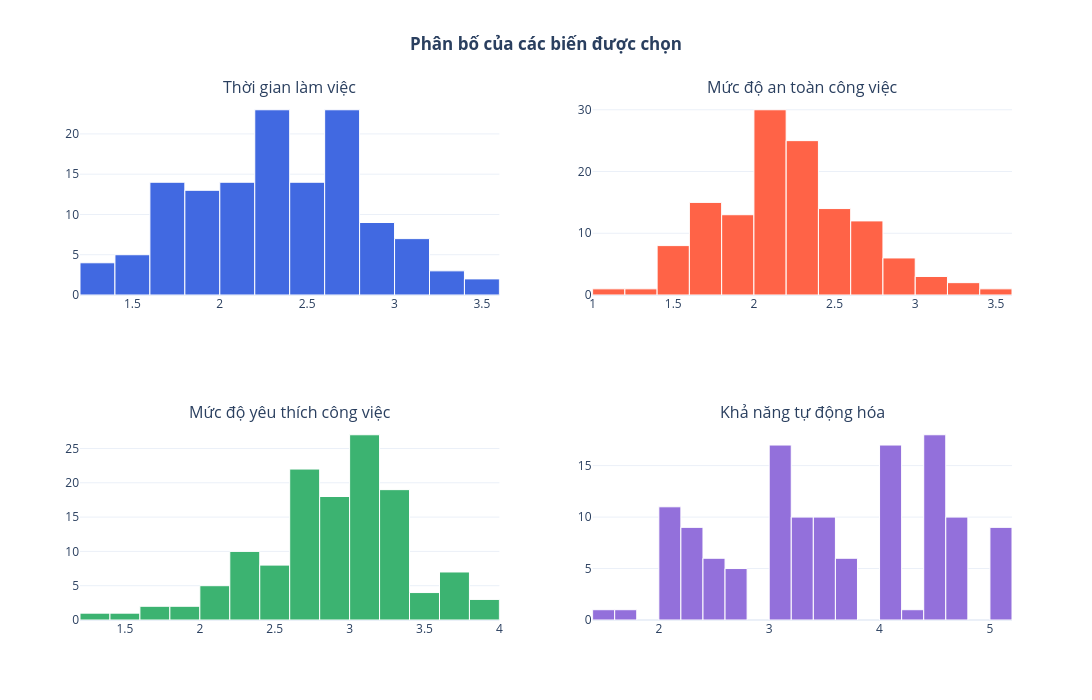

Write notebook code for a chart like this one.
### Code cell
from plotly.subplots import make_subplots
import plotly.graph_objects as go

vars_to_plot = [
    'Worker_Time',
    'Worker_Job Security Rating',
    'Worker_Enjoyment Rating',
    'Expert_Automation Capacity Rating'
]

titles = [
    'Thời gian làm việc',
    'Mức độ an toàn công việc',
    'Mức độ yêu thích công việc',
    'Khả năng tự động hóa'
]

fig = make_subplots(rows=2,cols=2,subplot_titles=titles)

positions = [(1,1), (1,2), (2,1), (2,2)]

colors = ['royalblue','tomato','mediumseagreen','mediumpurple']

for col, title, color, (r,c) in zip(vars_to_plot, titles, colors, positions):
    if col in it_master.columns:
        fig.add_trace(
            go.Histogram(
                x=it_master[col],
                nbinsx=20,
                marker=dict(
                    color=color,
                    line=dict(          # Viền giữa các cột
                        color='white', width=1)),
                showlegend=False
            ),row=r, col=c)

fig.update_layout(
    title=dict(text="<b>Phân bố của các biến được chọn</b>", x=0.5, xanchor='center'), template="plotly_white", height=700, width=1100)

fig.show()

### Figure 1 — Plotly figure (JSON) as saved in the notebook; plotly's stock layout.template omitted (floating-point values rounded to 4 significant figures; data arrays with more than 128 entries replaced by an {"elided": "..."} marker saying what was removed)
{"data": [{"marker": {"color": "royalblue", "line": {"color": "white", "width": 1}}, "nbinsx": 20, "showlegend": false, "type": "histogram", "x": {"elided": "186 float values"}, "xaxis": "x", "yaxis": "y"}, {"marker": {"color": "tomato", "line": {"color": "white", "width": 1}}, "nbinsx": 20, "showlegend": false, "type": "histogram", "x": {"elided": "186 float values"}, "xaxis": "x2", "yaxis": "y2"}, {"marker": {"color": "mediumseagreen", "line": {"color": "white", "width": 1}}, "nbinsx": 20, "showlegend": false, "type": "histogram", "x": {"elided": "186 float values"}, "xaxis": "x3", "yaxis": "y3"}, {"marker": {"color": "mediumpurple", "line": {"color": "white", "width": 1}}, "nbinsx": 20, "showlegend": false, "type": "histogram", "x": {"elided": "186 float values"}, "xaxis": "x4", "yaxis": "y4"}], "layout": {"annotations": [{"font": {"size": 16}, "showarrow": false, "text": "Thời gian làm việc", "x": 0.225, "xanchor": "center", "xref": "paper", "y": 1, "yanchor": "bottom", "yref": "paper"}, {"font": {"size": 16}, "showarrow": false, "text": "Mức độ an toàn công việc", "x": 0.775, "xanchor": "center", "xref": "paper", "y": 1, "yanchor": "bottom", "yref": "paper"}, {"font": {"size": 16}, "showarrow": false, "text": "Mức độ yêu thích công việc", "x": 0.225, "xanchor": "center", "xref": "paper", "y": 0.375, "yanchor": "bottom", "yref": "paper"}, {"font": {"size": 16}, "showarrow": false, "text": "Khả năng tự động hóa", "x": 0.775, "xanchor": "center", "xref": "paper", "y": 0.375, "yanchor": "bottom", "yref": "paper"}], "height": 700, "title": {"text": "<b>Phân bố của các biến được chọn</b>", "x": 0.5, "xanchor": "center"}, "width": 1100, "xaxis": {"anchor": "y", "domain": [0, 0.45]}, "xaxis2": {"anchor": "y2", "domain": [0.55, 1]}, "xaxis3": {"anchor": "y3", "domain": [0, 0.45]}, "xaxis4": {"anchor": "y4", "domain": [0.55, 1]}, "yaxis": {"anchor": "x", "domain": [0.625, 1]}, "yaxis2": {"anchor": "x2", "domain": [0.625, 1]}, "yaxis3": {"anchor": "x3", "domain": [0, 0.375]}, "yaxis4": {"anchor": "x4", "domain": [0, 0.375]}}}
